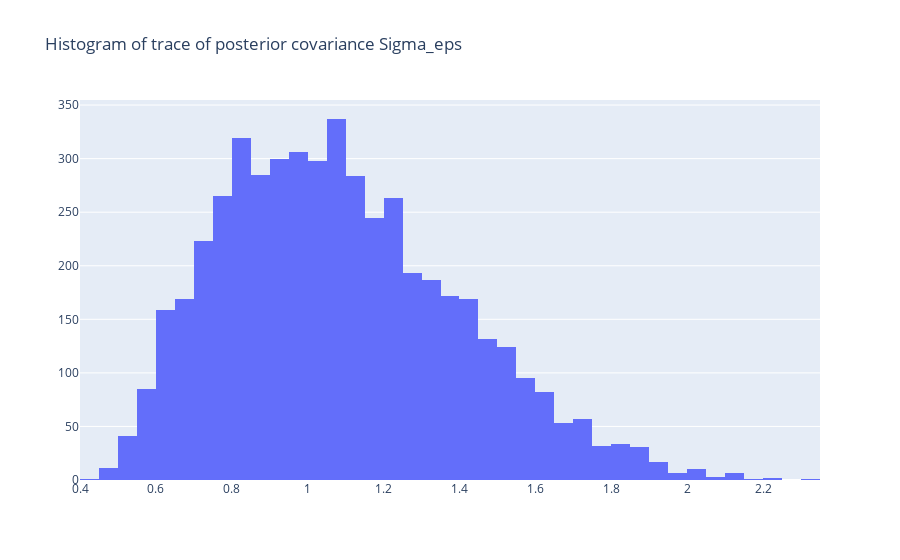

The code cell stored with this chart in its notebook:
### Code cell
# Uncertaintly confirms non-degenerate uncertainty, so MoPPCA with uncertainty makes sense
fig = go.Figure(go.Histogram(x=np.asarray(jnp.trace(Sigma_eps.T))))
fig.update_layout(title="Histogram of trace of posterior covariance Sigma_eps")
fig.show()

### Figure 1 — Plotly figure (JSON) as saved in the notebook; plotly's stock layout.template omitted (floating-point values rounded to 4 significant figures; data arrays with more than 128 entries replaced by an {"elided": "..."} marker saying what was removed)
{"data": [{"type": "histogram", "x": {"elided": "5000 float values"}}], "layout": {"title": {"text": "Histogram of trace of posterior covariance Sigma_eps"}}}
